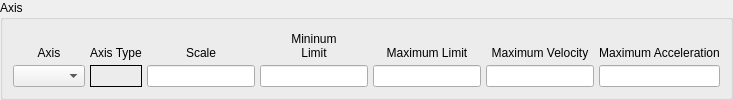
             <widget class="QGroupBox" name="jointAxisGroup_0">
              <property name="sizePolicy">
               <sizepolicy hsizetype="Preferred" vsizetype="Preferred">
                <horstretch>0</horstretch>
                <verstretch>0</verstretch>
               </sizepolicy>
              </property>
              <property name="styleSheet">
               <string notr="true"/>
              </property>
              <property name="title">
               <string>Axis</string>
              </property>
              <layout class="QGridLayout" name="gridLayout_4">
               <property name="leftMargin">
                <number>10</number>
               </property>
               <property name="topMargin">
                <number>10</number>
               </property>
               <property name="rightMargin">
                <number>10</number>
               </property>
               <property name="bottomMargin">
                <number>10</number>
               </property>
               <property name="spacing">
                <number>5</number>
               </property>
               <item row="1" column="1">
                <widget class="QLabel" name="axisType_0">
                 <property name="frameShape">
                  <enum>QFrame::Box</enum>
                 </property>
                 <property name="text">
                  <string/>
                 </property>
                </widget>
               </item>
               <item row="1" column="7">
                <widget class="QLineEdit" name="maxAccel_0">
                 <property name="alignment">
                  <set>Qt::AlignRight|Qt::AlignTrailing|Qt::AlignVCenter</set>
                 </property>
                </widget>
               </item>
               <item row="1" column="0">
                <widget class="QComboBox" name="axisCB_0"/>
               </item>
               <item row="0" column="4">
                <widget class="QLabel" name="label_62">
                 <property name="text">
                  <string>&lt;html&gt;&lt;head/&gt;&lt;body&gt;&lt;p&gt;Mininum&lt;br/&gt;Limit&lt;/p&gt;&lt;/body&gt;&lt;/html&gt;</string>
                 </property>
                 <property name="alignment">
                  <set>Qt::AlignBottom|Qt::AlignHCenter</set>
                 </property>
                 <property name="wordWrap">
                  <bool>true</bool>
                 </property>
                </widget>
               </item>
               <item row="0" column="0">
                <widget class="QLabel" name="label_43">
                 <property name="text">
                  <string>Axis</string>
                 </property>
                 <property name="alignment">
                  <set>Qt::AlignBottom|Qt::AlignHCenter</set>
                 </property>
                </widget>
               </item>
               <item row="1" column="4">
                <widget class="QLineEdit" name="minLimit_0">
                 <property name="alignment">
                  <set>Qt::AlignRight|Qt::AlignTrailing|Qt::AlignVCenter</set>
                 </property>
                </widget>
               </item>
               <item row="1" column="5">
                <widget class="QLineEdit" name="maxLimit_0">
                 <property name="alignment">
                  <set>Qt::AlignRight|Qt::AlignTrailing|Qt::AlignVCenter</set>
                 </property>
                </widget>
               </item>
               <item row="0" column="5">
                <widget class="QLabel" name="label_67">
                 <property name="text">
                  <string>Maximum Limit</string>
                 </property>
                 <property name="textFormat">
                  <enum>Qt::AutoText</enum>
                 </property>
                 <property name="alignment">
                  <set>Qt::AlignBottom|Qt::AlignHCenter</set>
                 </property>
                 <property name="wordWrap">
                  <bool>true</bool>
                 </property>
                </widget>
               </item>
               <item row="0" column="6">
                <widget class="QLabel" name="label_72">
                 <property name="text">
                  <string>Maximum Velocity</string>
                 </property>
                 <property name="alignment">
                  <set>Qt::AlignBottom|Qt::AlignHCenter</set>
                 </property>
                 <property name="wordWrap">
                  <bool>true</bool>
                 </property>
                </widget>
               </item>
               <item row="1" column="6">
                <widget class="QLineEdit" name="maxVelocity_0">
                 <property name="alignment">
                  <set>Qt::AlignRight|Qt::AlignTrailing|Qt::AlignVCenter</set>
                 </property>
                </widget>
               </item>
               <item row="0" column="2">
                <widget class="QLabel" name="label_45">
                 <property name="text">
                  <string>Scale</string>
                 </property>
                 <property name="alignment">
                  <set>Qt::AlignBottom|Qt::AlignHCenter</set>
                 </property>
                </widget>
               </item>
               <item row="0" column="7">
                <widget class="QLabel" name="label_73">
                 <property name="text">
                  <string>Maximum Acceleration</string>
                 </property>
                 <property name="alignment">
                  <set>Qt::AlignBottom|Qt::AlignHCenter</set>
                 </property>
                 <property name="wordWrap">
                  <bool>true</bool>
                 </property>
                </widget>
               </item>
               <item row="0" column="1">
                <widget class="QLabel" name="label_4">
                 <property name="text">
                  <string>Axis Type</string>
                 </property>
                 <property name="alignment">
                  <set>Qt::AlignBottom|Qt::AlignLeading|Qt::AlignLeft</set>
                 </property>
                </widget>
               </item>
               <item row="1" column="2">
                <widget class="QLineEdit" name="scale_0"/>
               </item>
              </layout>
             </widget>
